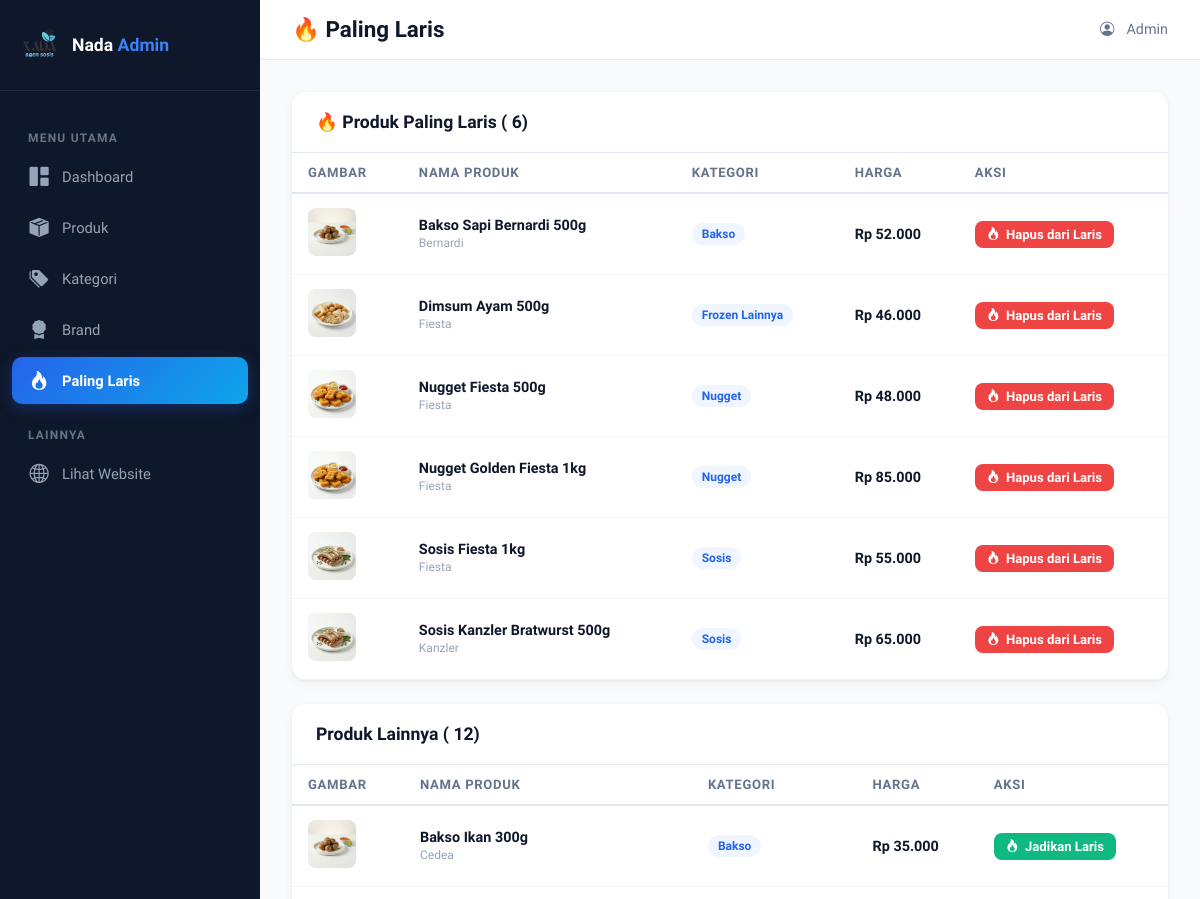
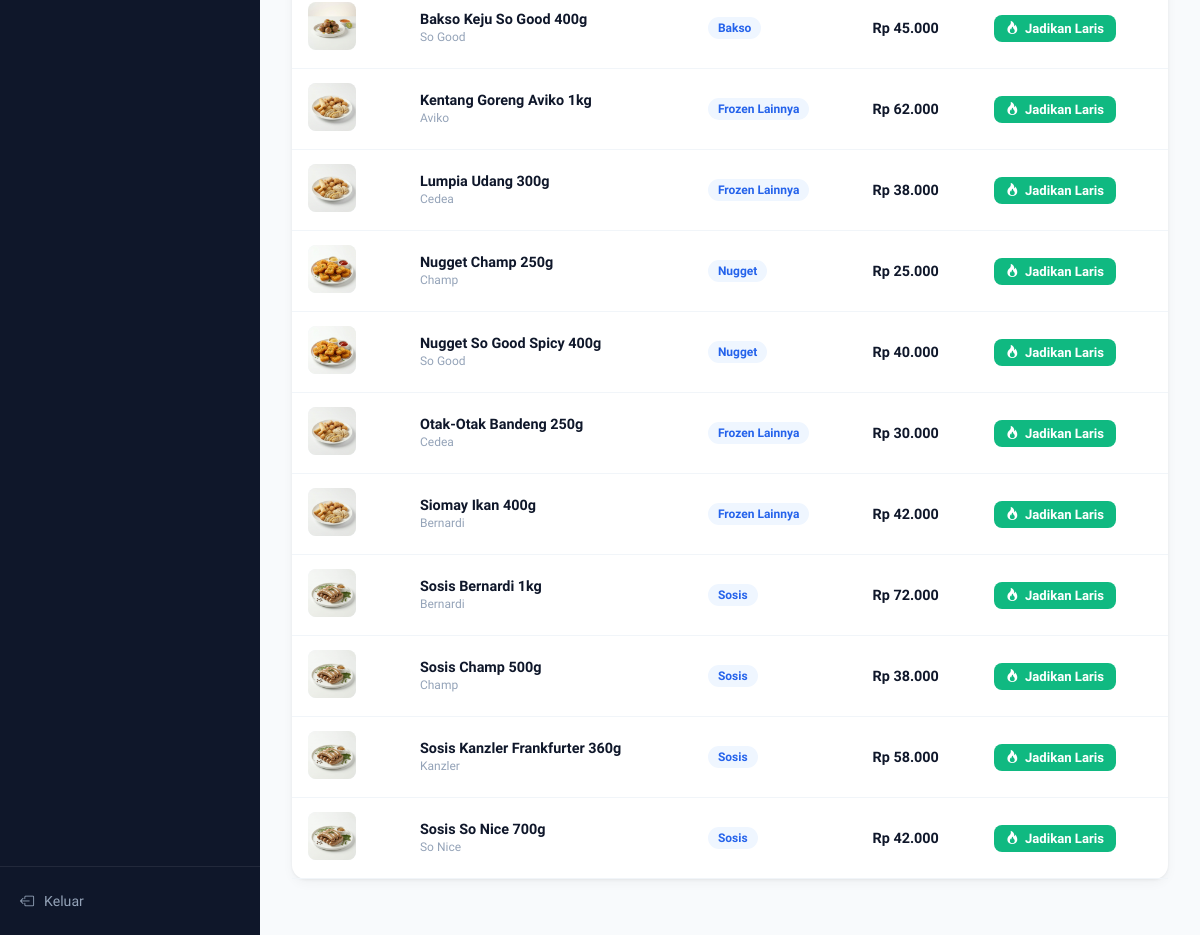
Page /admin/best-sellers.php (signed in) on the committed database (2 pictures, top to bottom).
### tables this page shows
CREATE TABLE IF NOT EXISTS products (
  id INT AUTO_INCREMENT PRIMARY KEY,
  name VARCHAR(255) NOT NULL,
  category_id INT NOT NULL,
  brand_id INT DEFAULT NULL,
  brand VARCHAR(100) NOT NULL DEFAULT '',
  description TEXT,
  weight VARCHAR(50) DEFAULT '',
  storage VARCHAR(100) DEFAULT 'Disimpan beku (-18°C)',
  price VARCHAR(50) DEFAULT '',
  img VARCHAR(255) DEFAULT 'img/product-default.png',
  halal TINYINT(1) DEFAULT 1,
  badge VARCHAR(50) DEFAULT '',
  is_new TINYINT(1) DEFAULT 0,
  is_best_seller TINYINT(1) DEFAULT 0,
  created_at TIMESTAMP DEFAULT CURRENT_TIMESTAMP,
  updated_at TIMESTAMP DEFAULT CURRENT_TIMESTAMP ON UPDATE CURRENT_TIMESTAMP,
  FOREIGN KEY (category_id) REFERENCES categories(id) ON UPDATE CASCADE,
  FOREIGN KEY (brand_id) REFERENCES brands(id) ON UPDATE CASCADE ON DELETE SET NULL
);

CREATE TABLE IF NOT EXISTS categories (
  id INT AUTO_INCREMENT PRIMARY KEY,
  name VARCHAR(100) NOT NULL,
  slug VARCHAR(100) NOT NULL UNIQUE,
  icon VARCHAR(10) DEFAULT '',
  description VARCHAR(255) DEFAULT '',
  created_at TIMESTAMP DEFAULT CURRENT_TIMESTAMP,
  updated_at TIMESTAMP DEFAULT CURRENT_TIMESTAMP ON UPDATE CURRENT_TIMESTAMP
);

### config.php (called while the page is built, shortened)
<?php
function h($str)
{
    return htmlspecialchars($str ?? '', ENT_QUOTES, 'UTF-8');
}

### admin/best-sellers.php (the view, shortened to what this page needs)
<?php
require_once __DIR__ . '/auth.php';
$bestSellers = $pdo->query("SELECT p.*, c.name as category_name FROM products p LEFT JOIN categories c ON p.category_id = c.id WHERE p.is_best_seller = 1 ORDER BY p.name")->fetchAll();
$otherProducts = $pdo->query("SELECT p.*, c.name as category_name FROM products p LEFT JOIN categories c ON p.category_id = c.id WHERE p.is_best_seller = 0 ORDER BY p.name")->fetchAll();
?>
<!DOCTYPE html>
<html lang="id">
<head>
    <link href="https://cdn.jsdelivr.net/npm/bootstrap-icons@1.11.3/font/bootstrap-icons.min.css" rel="stylesheet">
    <link rel="stylesheet" href="style.css">
</head>
<body>
    <aside class="admin-sidebar" id="adminSidebar">
        <div class="sidebar-brand">
            <img src="../img/logo.png" alt="Logo">
            <h2>Nada <span>Admin</span></h2>
        </div>
        <nav class="sidebar-nav">
            <div class="nav-section">Menu Utama</div>
            <a href="index.php"><i class="bi bi-grid-1x2-fill"></i> Dashboard</a>
            <a href="products.php"><i class="bi bi-box-seam-fill"></i> Produk</a>
            <a href="categories.php"><i class="bi bi-tags-fill"></i> Kategori</a>
            <a href="brands.php"><i class="bi bi-award-fill"></i> Brand</a>
            <a href="best-sellers.php" class="active"><i class="bi bi-fire"></i> Paling Laris</a>
            <div class="nav-section">Lainnya</div>
            <a href="../index.html" target="_blank"><i class="bi bi-globe2"></i> Lihat Website</a>
        </nav>
        <div class="sidebar-footer">
            <a href="logout.php"><i class="bi bi-box-arrow-left"></i> Keluar</a>
        </div>
    </aside>
    <main class="admin-main">
        <div class="admin-topbar">
            <div style="display:flex;align-items:center;gap:12px">
                <h1>🔥 Paling Laris</h1>
            </div>
            <div class="topbar-right">
                <i class="bi bi-person-circle"></i>
                <span>Admin
                </span>
            </div>
        </div>
        <div class="admin-content">
            <div class="admin-card">
                <div class="admin-card-header">
                    <h2>🔥 Produk Paling Laris (
                        <?= count($bestSellers) ?>)
                    </h2>
                </div>
                <div class="admin-card-body" style="padding:0">
                    <?php if (empty($bestSellers)): ?>
                        <div class="empty-state">
                            <i class="bi bi-fire"></i>
                            <p>Belum ada produk yang ditandai sebagai Paling Laris.</p>
                        </div>
                    <?php else: ?>
                        <table class="admin-table">
                            <thead>
                                <tr>
                                    <th>Gambar</th>
                                    <th>Nama Produk</th>
                                    <th>Kategori</th>
                                    <th>Harga</th>
                                    <th>Aksi</th>
                                </tr>
                            </thead>
                            <tbody>
                                <?php foreach ($bestSellers as $p): ?>
                                    <tr>
                                        <td><img src="../<?= h($p['img']) ?>" class="product-thumb" alt="<?= h($p['name']) ?>">
                                        </td>
                                        <td>
                                            <strong>
                                                <?= h($p['name']) ?>
                                            </strong>
                                            <br><small style="color:var(--admin-dark-400)">
                                                <?= h($p['brand']) ?>
                                            </small>
                                        </td>
                                        <td><span class="badge badge-primary">
                                                <?= h($p['category_name']) ?>
                                            </span></td>
                                        <td><strong>
                                                <?= h($p['price']) ?>
                                            </strong></td>
                                        <td>
                                            <form method="POST" style="display:inline">
                                                <button type="submit" class="btn-admin btn-admin-danger btn-sm"
                                                    title="Hapus dari Paling Laris">
                                                    <i class="bi bi-fire"></i> Hapus dari Laris
                                                </button>
                                            </form>
                                        </td>
                                    </tr>
                                <?php endforeach; ?>
                            </tbody>
                        </table>
                    <?php endif; ?>
                </div>
            </div>
            <div class="admin-card">
                <div class="admin-card-header">
                    <h2>Produk Lainnya (
                        <?= count($otherProducts) ?>)
                    </h2>
                </div>
                <div class="admin-card-body" style="padding:0">
                    <?php if (empty($otherProducts)): ?>
                        <div class="empty-state">
                            <i class="bi bi-inbox"></i>
                            <p>Semua produk sudah ditandai sebagai Paling Laris.</p>
                        </div>
                    <?php else: ?>
                        <table class="admin-table">
                            <thead>
                                <tr>
                                    <th>Gambar</th>
                                    <th>Nama Produk</th>
                                    <th>Kategori</th>
                                    <th>Harga</th>
                                    <th>Aksi</th>
                                </tr>
                            </thead>
                            <tbody>
                                <?php foreach ($otherProducts as $p): ?>
                                    <tr>
                                        <td><img src="../<?= h($p['img']) ?>" class="product-thumb" alt="<?= h($p['name']) ?>">
                                        </td>
                                        <td>
                                            <strong>
                                                <?= h($p['name']) ?>
                                            </strong>
                                            <br><small style="color:var(--admin-dark-400)">
                                                <?= h($p['brand']) ?>
                                            </small>
                                        </td>
                                        <td><span class="badge badge-primary">
                                                <?= h($p['category_name']) ?>
                                            </span></td>
                                        <td><strong>
                                                <?= h($p['price']) ?>
                                            </strong></td>
                                        <td>
                                            <form method="POST" style="display:inline">
                                                <button type="submit" class="btn-admin btn-admin-success btn-sm"
                                                    title="Tandai sebagai Paling Laris">
                                                    <i class="bi bi-fire"></i> Jadikan Laris
                                                </button>
                                            </form>
                                        </td>
                                    </tr>
                                <?php endforeach; ?>
                            </tbody>
                        </table>
                    <?php endif; ?>
                </div>
            </div>
        </div>
    </main>
</body>
</html>

### rows in the picture
products: img (picture), name "Bakso Sapi Bernardi 500g", brand "Bernardi", category.name "Bakso", price "Rp 52.000"
products: img (picture), name "Dimsum Ayam 500g", brand "Fiesta", category.name "Frozen Lainnya", price "Rp 46.000"
products: img (picture), name "Nugget Fiesta 500g", brand "Fiesta", category.name "Nugget", price "Rp 48.000"
products: img (picture), name "Nugget Golden Fiesta 1kg", brand "Fiesta", category.name "Nugget", price "Rp 85.000"
products: img (picture), name "Sosis Fiesta 1kg", brand "Fiesta", category.name "Sosis", price "Rp 55.000"
products: img (picture), name "Sosis Kanzler Bratwurst 500g", brand "Kanzler", category.name "Sosis", price "Rp 65.000"
products: img (picture), name "Bakso Ikan 300g", brand "Cedea", category.name "Bakso", price "Rp 35.000"
products: img (picture), name "Bakso Keju So Good 400g", brand "So Good", category.name "Bakso", price "Rp 45.000"
products: img (picture), name "Kentang Goreng Aviko 1kg", brand "Aviko", category.name "Frozen Lainnya", price "Rp 62.000"
products: img (picture), name "Lumpia Udang 300g", brand "Cedea", category.name "Frozen Lainnya", price "Rp 38.000"
products: img (picture), name "Nugget Champ 250g", brand "Champ", category.name "Nugget", price "Rp 25.000"
products: img (picture), name "Nugget So Good Spicy 400g", brand "So Good", category.name "Nugget", price "Rp 40.000"
products: img (picture), name "Otak-Otak Bandeng 250g", brand "Cedea", category.name "Frozen Lainnya", price "Rp 30.000"
products: img (picture), name "Siomay Ikan 400g", brand "Bernardi", category.name "Frozen Lainnya", price "Rp 42.000"
products: img (picture), name "Sosis Bernardi 1kg", brand "Bernardi", category.name "Sosis", price "Rp 72.000"
products: img (picture), name "Sosis Champ 500g", brand "Champ", category.name "Sosis", price "Rp 38.000"
products: img (picture), name "Sosis Kanzler Frankfurter 360g", brand "Kanzler", category.name "Sosis", price "Rp 58.000"
products: img (picture), name "Sosis So Nice 700g", brand "So Nice", category.name "Sosis", price "Rp 42.000"

### other values in the picture
count($bestSellers) "6"
count($otherProducts) "12"
